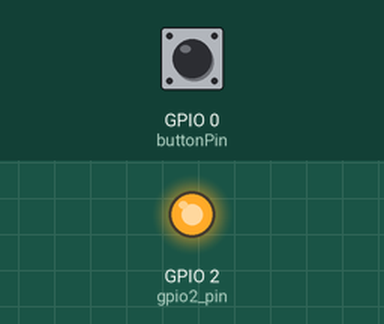
Recording of a sketch running on a simulated ESP8266 (NodeMCU). On the bench: output pins drawn as LEDs (lit = HIGH). The test bench sets the inputs (shaded band); at power-on: GPIO 0 (buttonPin) HIGH. WiFi joins after 1.5 s; servers stay silent unless stated; EEPROM starts erased; no MQTT or app messages arrive unless stated; what the sketch prints to the serial monitor is not drawn.

Above: at 1.7 s.
1.8 s: GPIO 0 (buttonPin) pulled LOW for 0.15 s
At 3.3 s:
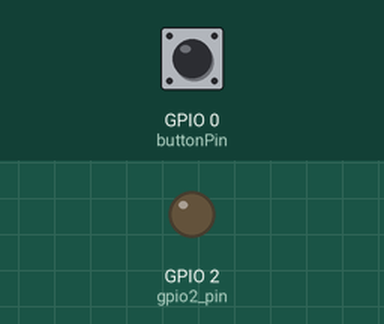
6.4 s: GPIO 0 (buttonPin) pulled LOW for 1 s
At 8.0 s:
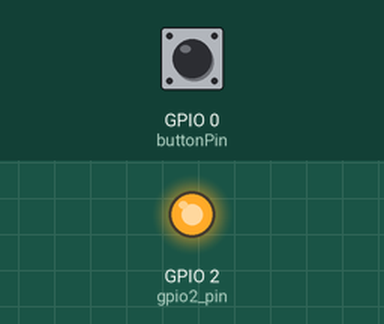
8.9 s: GPIO 0 (buttonPin) pulled LOW for 3.2 s
At 12.8 s:
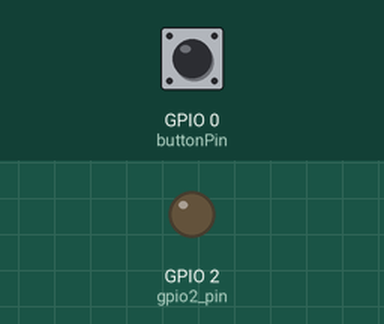
Timing chart, 0 to 14.3 s (numbered marks = the images above; inputs shaded):
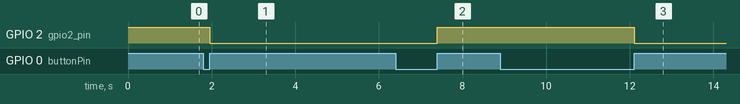

The sketch:

nodeMQTTeepromOnBoardLEDButtonUpdateJSON.ino
```cpp
 /*
 * client.connect - ESP8266NielitLab1
led control by          client.subscribe  - ESP8266/LED1
if we want to publish       client.publish  - ESP8266/LED1_status"
 */
#include <ESP8266WiFi.h>
#include <PubSubClient.h>
#include<EEPROM.h>
#include "JSON.h"

void setup_wifi();
void callback(char* topic, byte* payload, unsigned int length);
void reconnect();void updateLED(int) ;

const char* ssid = "Electronics";
const char* password = "12345678";

const char* mqtt_server = "iot.eclipse.org";
int gpio2_pin = 2;
int buttonPin = 0;     // onboard  flash button
int buttonState = 0;
WiFiClient espClient;
PubSubClient client(espClient);
String username="st40217";
String Device_No="sensor1" ;

 //form the JSON string with the available sensor data
String getJSON(){
  String data ;
   data += "{\"username\":\"" + String(username)  + "\",\"name\":\"";
   data += String(Device_No);
   data += "\",\"sample1\":\"";
   data += String( buttonState);
   data += "\"}";
   return data;
}
void setup() {
    pinMode(gpio2_pin, OUTPUT);
    pinMode(buttonPin, INPUT);

    Serial.begin(9600);
    EEPROM.begin(512);
    //// read the EEPROM
    buttonState = EEPROM.read(0);
    digitalWrite(gpio2_pin, buttonState);

    setup_wifi();
    client.setServer(mqtt_server, 1883);
    client.setCallback(callback);
    reconnect();
}

void setup_wifi(){

  delay(10);
  // We start by connecting to a WiFi network
  Serial.println();
  Serial.print("Connecting to ");
  Serial.println(ssid);
  WiFi.begin(ssid, password);

 // while (WiFi.status() != WL_CONNECTED) {
  if (WiFi.status() != WL_CONNECTED) {
    delay(500);
    Serial.print(".");
  }

  Serial.println("");
  Serial.println("WiFi connected");
  Serial.println("IP address: ");
  Serial.println(WiFi.localIP());
}

void callback(char* topic, byte* payload, unsigned int length) {
  Serial.print("Message arrived [");
  Serial.print(topic);
  Serial.print("] ");
  for (int i = 0; i < length; i++) {
    Serial.print((char)payload[i]);
  }

  if((char)payload[0] == 'o' && (char)payload[1] == 'n') { //on
     if (buttonState == 0) buttonState = 1 ;  // digitalWrite(gpio2_pin, HIGH);
     updateLED(2);
     Serial.print(" pin high");
  }
  else if((char)payload[0] == 'o' && (char)payload[1] == 'f' && (char)payload[2] == 'f') //off
  {  if (buttonState == 1) buttonState = 0 ;
     updateLED(2);
     Serial.print(" pin low");
  }
  Serial.println();
}
void updateLED(int status){
  if (buttonState == 1) {
    digitalWrite(gpio2_pin, LOW);
    EEPROM.write(0, 1);
    EEPROM.commit();
    // update status on web

  } else {
    digitalWrite(gpio2_pin, HIGH);
    EEPROM.write(0, 0);
    EEPROM.commit();
  }
  if (status ==2){
    String content =  getJSON() ;
    Serial.print("Status updated on web : " ) ;
    Serial.println(content);
    jsonPOST( content);
  }
}
void reconnect() {
  // Loop until we're reconnected
  //while (!client.connected()) {
  if (!client.connected()) {
    Serial.print("Attempting MQTT connection...");
    // Attempt to connect
    if (client.connect("NIELITst404")) {
      Serial.println("connected");
      // Once connected, publish an announcement...
      //client.publish("st404/light1", "on");
      // ... and resubscribe
      client.subscribe("st404/light1");
    } else {
      Serial.print("failed, rc=");
      Serial.print(client.state());
      Serial.println(" try again in 5 seconds");
      // Wait 5 seconds before retrying
      //delay(5000);
    }
  }
}

void loop() {
//    Serial.print("default button status  : ");
//    Serial.println(digitalRead(buttonPin) );
    if ( digitalRead(buttonPin) ==LOW) {
      if (buttonState ==1) {
        buttonState =0;
        client.publish("st404/light1", "off");
      }
      else{
        buttonState =1;
        client.publish("st404/light1", "on");
      }
      while(digitalRead(buttonPin) ==LOW ) ;
      //delay(300);
      updateLED(1);
  }

  if (!client.connected()) {
    reconnect();
  }
  client.loop();
}
```

JSON.h
```cpp
void jsonPOST(String content) {
  WiFiClient client;

  if (client.connect("arshbir.com", 80)) {
      Serial.println("Connected to server");
  // Make the HTTP request
      client.println("POST /iot/cht/rec.php HTTP/1.1");
      client.println("Host: arshbir.com");
      client.println("Accept: */*");
      client.println("Content-Length: " + String(content.length()));
      client.println("Content-Type: application/json");
      client.println();
      client.println(content);

      Serial.println(content);
  }
  delay(1000);
}
```

Measured:
- after the input at 1.8 s, GPIO 2 (gpio2_pin): HIGH → LOW after 0.15 s
- after the input at 6.4 s, GPIO 2 (gpio2_pin): LOW → HIGH after 1.0 s
- after the input at 8.9 s, GPIO 2 (gpio2_pin): HIGH → LOW after 3.2 s
